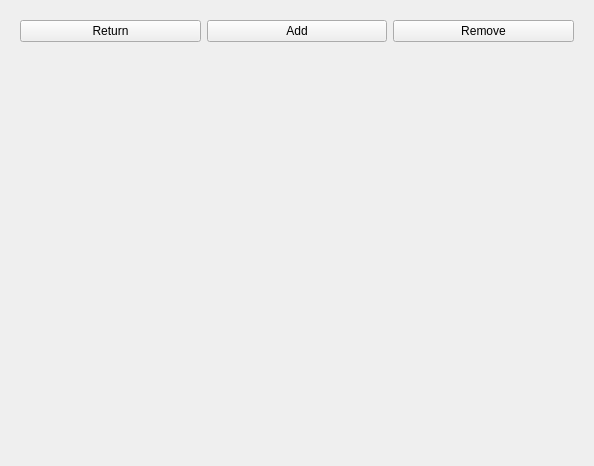
<?xml version="1.0" encoding="UTF-8"?>
<ui version="4.0">
 <class>categoriesPage</class>
 <widget class="QWidget" name="categoriesPage">
  <property name="geometry">
   <rect>
    <x>0</x>
    <y>0</y>
    <width>594</width>
    <height>466</height>
   </rect>
  </property>
  <property name="windowTitle">
   <string comment="KDE::DoNotExtract">Form</string>
  </property>
  <layout class="QHBoxLayout" name="horizontalLayout">
   <item>
    <widget class="QStackedWidget" name="stackedWidget">
     <property name="currentIndex">
      <number>1</number>
     </property>
     <widget class="QWidget" name="mainPage">
      <layout class="QHBoxLayout" name="horizontalLayout_2">
       <item>
        <widget class="QSplitter" name="splitter_2">
         <property name="orientation">
          <enum>Qt::Vertical</enum>
         </property>
         <widget class="QWidget" name="layoutWidget">
          <layout class="QVBoxLayout" name="verticalLayout_2">
           <item>
            <widget class="KPushButton" name="manageButton">
             <property name="text">
              <string>Manage</string>
             </property>
            </widget>
           </item>
           <item>
            <widget class="QLabel" name="label_4">
             <property name="text">
              <string>Categories</string>
             </property>
            </widget>
           </item>
           <item>
            <widget class="KListWidget" name="enabled_categories_listwidget"/>
           </item>
          </layout>
         </widget>
         <widget class="QWidget" name="layoutWidget_2">
          <layout class="QHBoxLayout" name="horizontalLayout_4"/>
         </widget>
        </widget>
       </item>
       <item>
        <widget class="KTabWidget" name="category_tabwidget">
         <property name="currentIndex">
          <number>0</number>
         </property>
         <widget class="QWidget" name="plugins_tab">
          <attribute name="title">
           <string>Category plugins</string>
          </attribute>
          <layout class="QVBoxLayout" name="verticalLayout">
           <item>
            <widget class="KListWidgetSearchLine" name="klistwidgetsearchline"/>
           </item>
          </layout>
         </widget>
         <widget class="QWidget" name="tab">
          <attribute name="title">
           <string>Category settings</string>
          </attribute>
          <layout class="QHBoxLayout" name="horizontalLayout_11">
           <item>
            <widget class="QScrollArea" name="scrollArea">
             <property name="widgetResizable">
              <bool>true</bool>
             </property>
             <widget class="QWidget" name="scrollAreaWidgetContents">
              <property name="geometry">
               <rect>
                <x>0</x>
                <y>0</y>
                <width>294</width>
                <height>406</height>
               </rect>
              </property>
              <layout class="QVBoxLayout" name="verticalLayout_7">
               <item>
                <layout class="QGridLayout" name="gridLayout_2">
                 <item row="0" column="0">
                  <widget class="QLabel" name="label_6">
                   <property name="text">
                    <string>Query</string>
                   </property>
                  </widget>
                 </item>
                 <item row="0" column="2">
                  <widget class="KPushButton" name="query_show_button">
                   <property name="text">
                    <string>show&gt;&gt;</string>
                   </property>
                   <property name="checkable">
                    <bool>true</bool>
                   </property>
                  </widget>
                 </item>
                 <item row="1" column="0" colspan="3">
                  <widget class="KTextEdit" name="query_edit">
                   <property name="documentTitle">
                    <string/>
                   </property>
                   <property name="acceptRichText">
                    <bool>false</bool>
                   </property>
                  </widget>
                 </item>
                 <item row="0" column="1">
                  <spacer name="horizontalSpacer_5">
                   <property name="orientation">
                    <enum>Qt::Horizontal</enum>
                   </property>
                   <property name="sizeHint" stdset="0">
                    <size>
                     <width>40</width>
                     <height>20</height>
                    </size>
                   </property>
                  </spacer>
                 </item>
                </layout>
               </item>
               <item>
                <layout class="QGridLayout" name="gridLayout_4">
                 <item row="0" column="0">
                  <widget class="QLabel" name="label_9">
                   <property name="text">
                    <string>Query prefix</string>
                   </property>
                  </widget>
                 </item>
                 <item row="0" column="2">
                  <widget class="KPushButton" name="prefix_show_button">
                   <property name="text">
                    <string>show&gt;&gt;</string>
                   </property>
                   <property name="checkable">
                    <bool>true</bool>
                   </property>
                  </widget>
                 </item>
                 <item row="0" column="1">
                  <spacer name="horizontalSpacer_7">
                   <property name="orientation">
                    <enum>Qt::Horizontal</enum>
                   </property>
                   <property name="sizeHint" stdset="0">
                    <size>
                     <width>40</width>
                     <height>20</height>
                    </size>
                   </property>
                  </spacer>
                 </item>
                 <item row="1" column="0" colspan="3">
                  <widget class="KTextEdit" name="query_prefix_edit">
                   <property name="documentTitle">
                    <string/>
                   </property>
                   <property name="acceptRichText">
                    <bool>false</bool>
                   </property>
                  </widget>
                 </item>
                </layout>
               </item>
               <item>
                <layout class="QHBoxLayout" name="horizontalLayout_5">
                 <item>
                  <widget class="QLabel" name="label_7">
                   <property name="text">
                    <string>Polling interval</string>
                   </property>
                  </widget>
                 </item>
                 <item>
                  <spacer name="horizontalSpacer_8">
                   <property name="orientation">
                    <enum>Qt::Horizontal</enum>
                   </property>
                   <property name="sizeHint" stdset="0">
                    <size>
                     <width>40</width>
                     <height>20</height>
                    </size>
                   </property>
                  </spacer>
                 </item>
                 <item>
                  <widget class="KIntSpinBox" name="interval_spinbox"/>
                 </item>
                </layout>
               </item>
               <item>
                <layout class="QHBoxLayout" name="horizontalLayout_13">
                 <item>
                  <widget class="QLabel" name="label_16">
                   <property name="text">
                    <string>Plugin select algorithm</string>
                   </property>
                  </widget>
                 </item>
                 <item>
                  <spacer name="horizontalSpacer_15">
                   <property name="orientation">
                    <enum>Qt::Horizontal</enum>
                   </property>
                   <property name="sizeHint" stdset="0">
                    <size>
                     <width>40</width>
                     <height>20</height>
                    </size>
                   </property>
                  </spacer>
                 </item>
                 <item>
                  <widget class="KComboBox" name="plugin_algo_combobox">
                   <property name="autoCompletion">
                    <bool>false</bool>
                   </property>
                   <item>
                    <property name="text">
                     <string>All</string>
                    </property>
                   </item>
                   <item>
                    <property name="text">
                     <string>Stepwise</string>
                    </property>
                   </item>
                  </widget>
                 </item>
                </layout>
               </item>
               <item>
                <spacer name="verticalSpacer">
                 <property name="orientation">
                  <enum>Qt::Vertical</enum>
                 </property>
                 <property name="sizeHint" stdset="0">
                  <size>
                   <width>20</width>
                   <height>40</height>
                  </size>
                 </property>
                </spacer>
               </item>
              </layout>
             </widget>
            </widget>
           </item>
          </layout>
         </widget>
        </widget>
       </item>
      </layout>
     </widget>
     <widget class="QWidget" name="managePage">
      <layout class="QGridLayout" name="gridLayout">
       <item row="0" column="0">
        <widget class="KPushButton" name="returnButton">
         <property name="text">
          <string>Return</string>
         </property>
        </widget>
       </item>
       <item row="1" column="0" colspan="3">
        <widget class="KActionSelector" name="category_selector">
         <property name="showUpDownButtons">
          <bool>false</bool>
         </property>
        </widget>
       </item>
       <item row="0" column="1">
        <widget class="KPushButton" name="add_button">
         <property name="text">
          <string>Add</string>
         </property>
        </widget>
       </item>
       <item row="0" column="2">
        <widget class="KPushButton" name="kpushbutton_2">
         <property name="text">
          <string>Remove</string>
         </property>
        </widget>
       </item>
      </layout>
     </widget>
     <widget class="QWidget" name="page_2"/>
    </widget>
   </item>
  </layout>
 </widget>
 <customwidgets>
  <customwidget>
   <class>KIntSpinBox</class>
   <extends>QSpinBox</extends>
   <header>knuminput.h</header>
  </customwidget>
  <customwidget>
   <class>KListWidget</class>
   <extends>QListWidget</extends>
   <header>klistwidget.h</header>
  </customwidget>
  <customwidget>
   <class>KPushButton</class>
   <extends>QPushButton</extends>
   <header>kpushbutton.h</header>
  </customwidget>
  <customwidget>
   <class>KLineEdit</class>
   <extends>QLineEdit</extends>
   <header>klineedit.h</header>
  </customwidget>
  <customwidget>
   <class>KComboBox</class>
   <extends>QComboBox</extends>
   <header>kcombobox.h</header>
  </customwidget>
  <customwidget>
   <class>KTabWidget</class>
   <extends>QTabWidget</extends>
   <header>ktabwidget.h</header>
   <container>1</container>
  </customwidget>
  <customwidget>
   <class>KActionSelector</class>
   <extends>QWidget</extends>
   <header>kactionselector.h</header>
  </customwidget>
  <customwidget>
   <class>KListWidgetSearchLine</class>
   <extends>KLineEdit</extends>
   <header>klistwidgetsearchline.h</header>
  </customwidget>
  <customwidget>
   <class>KTextEdit</class>
   <extends>QTextEdit</extends>
   <header>ktextedit.h</header>
  </customwidget>
 </customwidgets>
 <resources/>
 <connections>
  <connection>
   <sender>query_show_button</sender>
   <signal>toggled(bool)</signal>
   <receiver>query_edit</receiver>
   <slot>setVisible(bool)</slot>
   <hints>
    <hint type="sourcelabel">
     <x>525</x>
     <y>55</y>
    </hint>
    <hint type="destinationlabel">
     <x>435</x>
     <y>130</y>
    </hint>
   </hints>
  </connection>
  <connection>
   <sender>prefix_show_button</sender>
   <signal>toggled(bool)</signal>
   <receiver>query_prefix_edit</receiver>
   <slot>setVisible(bool)</slot>
   <hints>
    <hint type="sourcelabel">
     <x>515</x>
     <y>234</y>
    </hint>
    <hint type="destinationlabel">
     <x>460</x>
     <y>293</y>
    </hint>
   </hints>
  </connection>
 </connections>
</ui>
